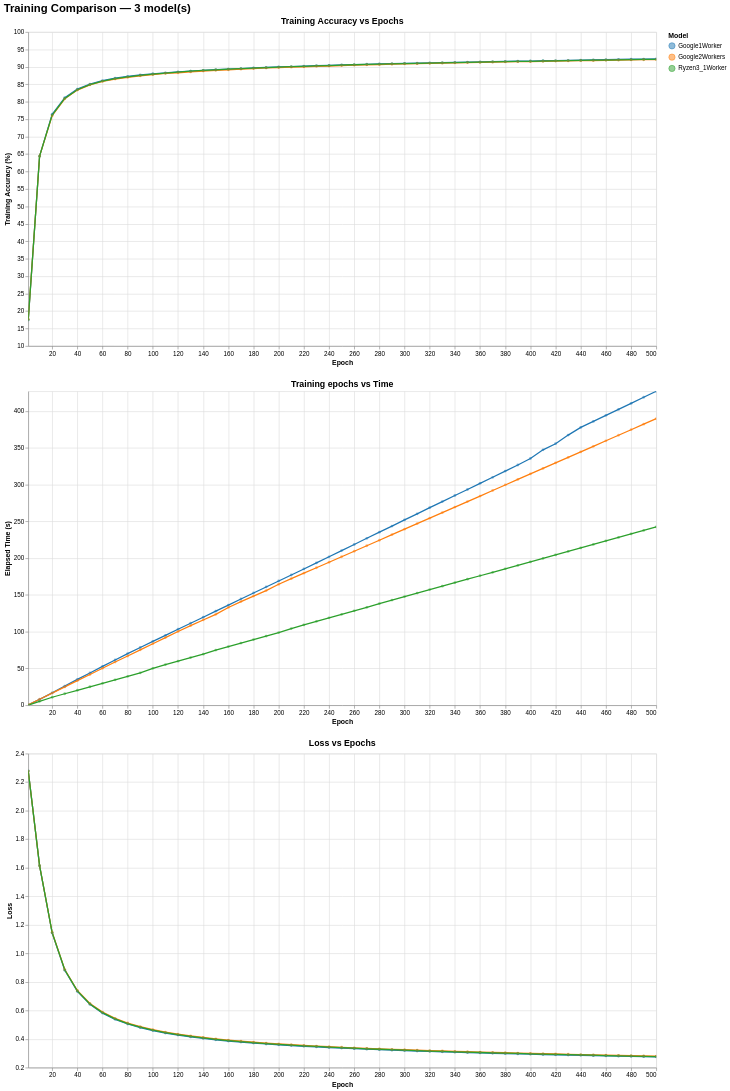

Write notebook code for a chart like this one.
### Code cell
main("../stats")

### Figure 1 — Vega-Lite specification as saved in the notebook (floating-point values rounded to 4 significant figures; data arrays with more than 128 entries replaced by an {"elided": "..."} marker saying what was removed)
{"config": {"view": {"continuousWidth": 300, "continuousHeight": 300}}, "vconcat": [{"mark": {"type": "line", "point": {"opacity": 0.5, "size": 20}}, "encoding": {"color": {"field": "model", "legend": {"orient": "right", "title": "Model"}, "scale": {"scheme": "category10"}, "type": "nominal"}, "tooltip": [{"field": "model", "title": "Model", "type": "nominal"}, {"field": "epoch", "title": "Epoch", "type": "quantitative"}, {"field": "acc_train", "format": ".2f", "title": "Train Acc (%)", "type": "quantitative"}, {"field": "loss", "format": ".4f", "title": "Loss", "type": "quantitative"}], "x": {"field": "epoch", "scale": {"nice": false}, "title": "Epoch", "type": "quantitative"}, "y": {"field": "acc_train", "scale": {"zero": false}, "title": "Training Accuracy (%)", "type": "quantitative"}}, "height": 500, "name": "view_d3e7178f86e2a9ea_0", "title": {"text": "Training Accuracy vs Epochs", "fontSize": 14}, "width": 1000}, {"mark": {"type": "line", "point": {"opacity": 0.5, "size": 20}}, "encoding": {"color": {"field": "model", "legend": {"orient": "right", "title": "Model"}, "scale": {"scheme": "category10"}, "type": "nominal"}, "tooltip": [{"field": "model", "title": "Model", "type": "nominal"}, {"field": "time_s", "format": ".2f", "title": "Time (s)", "type": "quantitative"}, {"field": "epoch", "title": "Epoch", "type": "quantitative"}, {"field": "acc_train", "format": ".2f", "title": "Train Acc (%)", "type": "quantitative"}], "x": {"field": "epoch", "scale": {"nice": false}, "title": "Epoch", "type": "quantitative"}, "y": {"field": "time_s", "scale": {"nice": false}, "title": "Elapsed Time (s)", "type": "quantitative"}}, "height": 500, "name": "view_5cab144848077a09_1", "title": {"text": "Training epochs vs Time", "fontSize": 14}, "width": 1000}, {"mark": {"type": "line", "point": {"opacity": 0.5, "size": 20}}, "encoding": {"color": {"field": "model", "legend": {"orient": "right", "title": "Model"}, "scale": {"scheme": "category10"}, "type": "nominal"}, "tooltip": [{"field": "model", "title": "Model", "type": "nominal"}, {"field": "epoch", "title": "Epoch", "type": "quantitative"}, {"field": "acc_train", "format": ".2f", "title": "Train Acc (%)", "type": "quantitative"}, {"field": "loss", "format": ".4f", "title": "Loss", "type": "quantitative"}], "x": {"field": "epoch", "scale": {"nice": false}, "title": "Epoch", "type": "quantitative"}, "y": {"field": "loss", "scale": {"zero": false}, "title": "Loss", "type": "quantitative"}}, "height": 500, "name": "view_542fec15cbca7539_2", "title": {"text": "Loss vs Epochs", "fontSize": 14}, "width": 1000}], "data": {"name": "data-4992a1e0ac0ab5ad195ca5575c93d860"}, "params": [{"name": "param_1e9efca18e7a2868", "select": {"type": "interval", "encodings": ["x", "y"]}, "bind": "scales", "views": ["view_d3e7178f86e2a9ea_0", "view_5cab144848077a09_1", "view_542fec15cbca7539_2"]}], "resolve": {"scale": {"color": "shared"}}, "title": {"text": "Training Comparison — 3 model(s)", "fontSize": 18}, "$schema": "https://vega.github.io/schema/vega-lite/v6.1.0.json", "datasets": {"data-4992a1e0ac0ab5ad195ca5575c93d860": {"elided": "153 records"}}}
